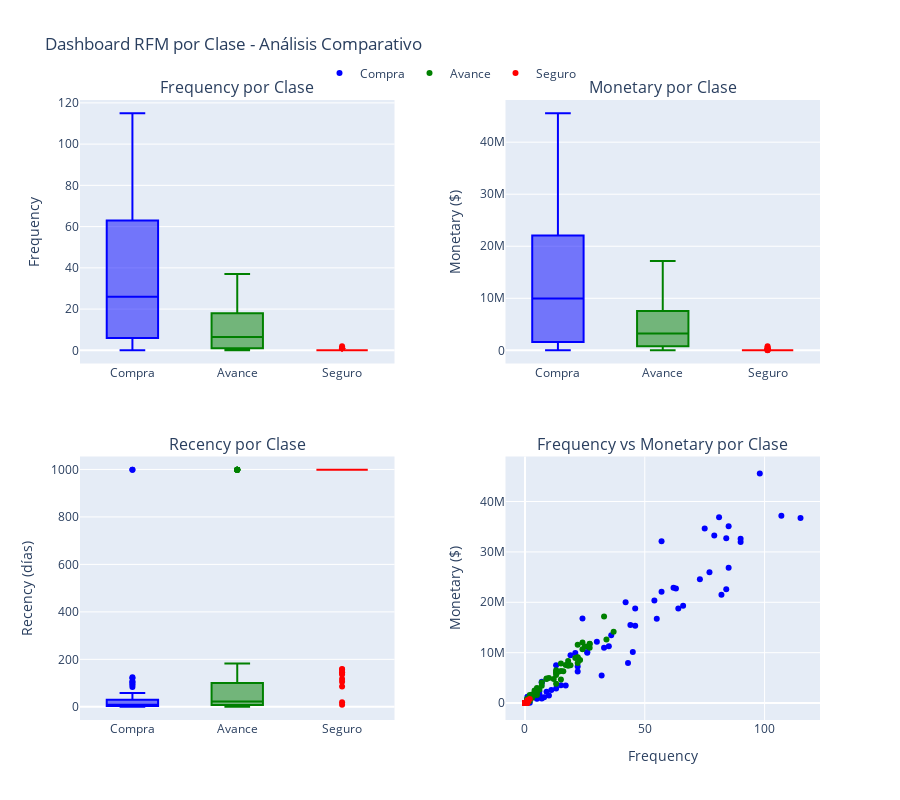

This figure's notebook cell:
### Markdown cell above
También es importante observar el comportamiento de las principales variables a analizar en este modelo. Los histogramas de frecuencias nos muestran un patrón esperado, la mayoría de clientes hacen transacciones con valores bajos y con poca frecuencia, no obstante, la mayoría de clientes registrados en este periodo han realizado transacciones en los últimos 9 días, significa que por lo menos, más de la mitad de usuarios se han mantenido activos en la empresa. También es interesante ver que hay un número relativamente alto (10 de 70) de clientes que realizaron muchas transacciones en estos meses (entre 100 y 119 veces), claramente despuéshay que verificar si han hecho recientemente. Pero eso se puede saber también gracias al gráfico ```RFM - Visión 3D```. Por ejemplo, para encontrar los esos usuarios con más usos y transacciones hace menos días, solo hay que hacer la transformación inversa de la escala logarítmica en el gráfico 3D. Así, si definimos ```logfrequency = ln(1 + frequency)``` podemos determinar a prueba y error, algunos de los clientes que cumplen con esas condiciones:

$$ logfrequency = \ln(1+frequency) $$
$$ e^{logfrequency} = 1+frequency $$
$$ \therefore frequency = e^{logfrequency} - 1 $$

Entonces, el cliente con ```Id_cliente = 122``` cuyo valor ```logfrequency = 4.7``` tiene una frecuencia de aproximadamente 109 usos, y hace 7 días fue su última transacción, de esta forma posible identificar a los clientes con mayor afinidad, estos pueden ser los que no necesitan un descuento, porque parecen ya estar consolidados, quienes nos interesan son los usuarios con características opuestas, por ejemplo, el cliente con ```Id_cliente = 92```

### Code cell
# Crear dashboard comparativo por clase (solo 4 gráficos)
fig = make_subplots(
    rows=2, cols=2,
    subplot_titles=('Frequency por Clase', 'Monetary por Clase', 
                    'Recency por Clase', 'Frequency vs Monetary por Clase'),
    specs=[[{'type': 'box'}, {'type': 'box'}],
           [{'type': 'box'}, {'type': 'scatter'}]],
    vertical_spacing=0.15,
    horizontal_spacing=0.15
)

# 1. Boxplots de Frequency por clase (fila 1, col 1)
for i, clase in enumerate(['compra', 'avance', 'seguro'], 1):
    fig.add_trace(
        go.Box(y=df_rfm[f'{clase}_frequency'], name=clase.capitalize(),
               marker_color=['blue', 'green', 'red'][i-1],
               showlegend=False),
        row=1, col=1
    )

# 2. Boxplots de Monetary por clase (fila 1, col 2)
for i, clase in enumerate(['compra', 'avance', 'seguro'], 1):
    fig.add_trace(
        go.Box(y=df_rfm[f'{clase}_monetary'], name=clase.capitalize(),
               marker_color=['blue', 'green', 'red'][i-1],
               showlegend=False),
        row=1, col=2
    )

# 3. Boxplots de Recency por clase (fila 2, col 1)
for i, clase in enumerate(['compra', 'avance', 'seguro'], 1):
    fig.add_trace(
        go.Box(y=df_rfm[f'{clase}_recency'], name=clase.capitalize(),
               marker_color=['blue', 'green', 'red'][i-1],
               showlegend=False),
        row=2, col=1
    )

# 4. Scatter Frequency vs Monetary por clase (fila 2, col 2)
fig.add_trace(
    go.Scatter(x=df_rfm['compra_frequency'], y=df_rfm['compra_monetary'],
               mode='markers', name='Compra', marker_color='blue',
               text=df_rfm['cliente_id_str'],
               hovertemplate='<b>Cliente: %{text}</b><br>' +
                             'Frequency Compra: %{x}<br>' +
                             'Monetary Compra: $%{y:,.0f}<extra></extra>'),
    row=2, col=2
)
fig.add_trace(
    go.Scatter(x=df_rfm['avance_frequency'], y=df_rfm['avance_monetary'],
               mode='markers', name='Avance', marker_color='green',
               text=df_rfm['cliente_id_str'],
               hovertemplate='<b>Cliente: %{text}</b><br>' +
                             'Frequency Avance: %{x}<br>' +
                             'Monetary Avance: $%{y:,.0f}<extra></extra>'),
    row=2, col=2
)
fig.add_trace(
    go.Scatter(x=df_rfm['seguro_frequency'], y=df_rfm['seguro_monetary'],
               mode='markers', name='Seguro', marker_color='red',
               text=df_rfm['cliente_id_str'],
               hovertemplate='<b>Cliente: %{text}</b><br>' +
                             'Frequency Seguro: %{x}<br>' +
                             'Monetary Seguro: $%{y:,.0f}<extra></extra>'),
    row=2, col=2
)

# Actualizar ejes
fig.update_xaxes(title_text="Frequency", row=2, col=2)

fig.update_yaxes(title_text="Frequency", row=1, col=1)
fig.update_yaxes(title_text="Monetary ($)", row=1, col=2)
fig.update_yaxes(title_text="Recency (días)", row=2, col=1)
fig.update_yaxes(title_text="Monetary ($)", row=2, col=2)

fig.update_layout(
    height=800,
    title_text="Dashboard RFM por Clase - Análisis Comparativo",
    showlegend=True,
    legend=dict(
        orientation="h",
        yanchor="bottom",
        y=1.02,
        xanchor="center",
        x=0.5
    )
)
fig.show()

### Figure 1 — Plotly figure (JSON) as saved in the notebook; plotly's stock layout.template omitted (floating-point values rounded to 4 significant figures)
{"data": [{"marker": {"color": "blue"}, "name": "Compra", "showlegend": false, "type": "box", "xaxis": "x", "y": [0.0, 0.0, 4.0, 1.0, 7.0, 11.0, 1.0, 5.0, 6.0, 2.0, 13.0, 13.0, 15.0, 22.0, 19.0, 17.0, 32.0, 21.0, 36.0, 24.0, 46.0, 46.0, 42.0, 55.0, 44.0, 57.0, 85.0, 84.0, 75.0, 64.0, 77.0, 82.0, 107.0, 115.0, 90.0, 84.0, 90.0, 98.0, 79.0, 81.0, 66.0, 85.0, 54.0, 73.0, 63.0, 62.0, 57.0, 45.0, 35.0, 43.0, 33.0, 30.0, 26.0, 22.0, 9.0, 26.0, 7.0, 5.0, 6.0, 6.0, 10.0, 7.0, 8.0, 1.0, 5.0, 1.0, 5.0, 1.0, 1.0, 1.0], "yaxis": "y"}, {"marker": {"color": "green"}, "name": "Avance", "showlegend": false, "type": "box", "xaxis": "x", "y": [1.0, 2.0, 0.0, 1.0, 0.0, 3.0, 0.0, 0.0, 0.0, 1.0, 5.0, 5.0, 3.0, 1.0, 4.0, 7.0, 6.0, 4.0, 12.0, 7.0, 13.0, 21.0, 13.0, 24.0, 13.0, 15.0, 22.0, 19.0, 22.0, 15.0, 27.0, 33.0, 14.0, 22.0, 27.0, 34.0, 25.0, 22.0, 37.0, 24.0, 27.0, 18.0, 18.0, 16.0, 23.0, 15.0, 13.0, 9.0, 17.0, 10.0, 13.0, 9.0, 3.0, 5.0, 1.0, 4.0, 5.0, 2.0, 2.0, 2.0, 2.0, 1.0, 0.0, 1.0, 0.0, 1.0, 1.0, 1.0, 0.0, 0.0], "yaxis": "y"}, {"marker": {"color": "red"}, "name": "Seguro", "showlegend": false, "type": "box", "xaxis": "x", "y": [0.0, 0.0, 0.0, 0.0, 0.0, 0.0, 0.0, 0.0, 0.0, 0.0, 0.0, 0.0, 0.0, 0.0, 0.0, 0.0, 0.0, 0.0, 0.0, 0.0, 1.0, 0.0, 0.0, 1.0, 0.0, 0.0, 0.0, 1.0, 0.0, 0.0, 0.0, 1.0, 0.0, 0.0, 1.0, 0.0, 0.0, 0.0, 0.0, 0.0, 1.0, 0.0, 0.0, 2.0, 0.0, 0.0, 0.0, 1.0, 1.0, 0.0, 0.0, 0.0, 0.0, 0.0, 0.0, 0.0, 0.0, 0.0, 0.0, 0.0, 1.0, 0.0, 0.0, 0.0, 0.0, 0.0, 0.0, 0.0, 0.0, 0.0], "yaxis": "y"}, {"marker": {"color": "blue"}, "name": "Compra", "showlegend": false, "type": "box", "xaxis": "x2", "y": [0.0, 0.0, 1599000.0, 1273000.0, 4038000.0, 2584000.0, 309300.0, 1360000.0, 1615000.0, 80680.0, 2876000.0, 7513000.0, 3526000.0, 7238000.0, 9490000.0, 3484000.0, 5488000.0, 9937000.0, 13460000.0, 16800000.0, 15360000.0, 18790000.0, 20010000.0, 16710000.0, 15500000.0, 32110000.0, 35080000.0, 32690000.0, 34630000.0, 18760000.0, 25970000.0, 21500000.0, 37170000.0, 36750000.0, 32620000.0, 22590000.0, 31970000.0, 45570000.0, 33280000.0, 36870000.0, 19290000.0, 26830000.0, 20360000.0, 24550000.0, 22730000.0, 22880000.0, 22080000.0, 10120000.0, 11290000.0, 7956000.0, 10960000.0, 12190000.0, 9979000.0, 6244000.0, 2241000.0, 10140000.0, 4221000.0, 1560000.0, 1769000.0, 2344000.0, 1488000.0, 896800.0, 1165000.0, 132900.0, 846900.0, 129600.0, 973200.0, 300000.0, 450200.0, 80000.0], "yaxis": "y2"}, {"marker": {"color": "green"}, "name": "Avance", "showlegend": false, "type": "box", "xaxis": "x2", "y": [500000.0, 400000.0, 0.0, 100000.0, 0.0, 1050000.0, 0.0, 0.0, 0.0, 800000.0, 1625000.0, 3000000.0, 1300000.0, 50000.0, 1950000.0, 3420000.0, 2697000.0, 2480000.0, 4783000.0, 4100000.0, 5570000.0, 8965000.0, 6070000.0, 12000000.0, 6500000.0, 4670000.0, 9040000.0, 7510000.0, 9090000.0, 6344000.0, 11710000.0, 17160000.0, 6220000.0, 11560000.0, 11760000.0, 12610000.0, 11210000.0, 7964000.0, 14140000.0, 10700000.0, 10980000.0, 8336000.0, 7410000.0, 6329000.0, 8566000.0, 7830000.0, 3818000.0, 4900000.0, 7540000.0, 4983000.0, 6000000.0, 4780000.0, 1700000.0, 2615000.0, 600000.0, 1930000.0, 2150000.0, 1600000.0, 900000.0, 900000.0, 900000.0, 800000.0, 0.0, 100000.0, 0.0, 600000.0, 800000.0, 800000.0, 0.0, 0.0], "yaxis": "y2"}, {"marker": {"color": "red"}, "name": "Seguro", "showlegend": false, "type": "box", "xaxis": "x2", "y": [0.0, 0.0, 0.0, 0.0, 0.0, 0.0, 0.0, 0.0, 0.0, 0.0, 0.0, 0.0, 0.0, 0.0, 0.0, 0.0, 0.0, 0.0, 0.0, 0.0, 67900.0, 0.0, 0.0, 209000.0, 0.0, 0.0, 0.0, 67900.0, 0.0, 0.0, 0.0, 248200.0, 0.0, 0.0, 229900.0, 0.0, 0.0, 0.0, 0.0, 0.0, 559000.0, 0.0, 0.0, 807100.0, 0.0, 0.0, 0.0, 209000.0, 15900.0, 0.0, 0.0, 0.0, 0.0, 0.0, 0.0, 0.0, 0.0, 0.0, 0.0, 0.0, 248200.0, 0.0, 0.0, 0.0, 0.0, 0.0, 0.0, 0.0, 0.0, 0.0], "yaxis": "y2"}, {"marker": {"color": "blue"}, "name": "Compra", "showlegend": false, "type": "box", "xaxis": "x3", "y": [999.0, 999.0, 23.0, 52.0, 41.0, 9.0, 125.0, 9.0, 20.0, 106.0, 28.0, 2.0, 35.0, 26.0, 5.0, 33.0, 6.0, 30.0, 11.0, 8.0, 5.0, 0.0, 9.0, 4.0, 3.0, 7.0, 7.0, 2.0, 2.0, 6.0, 10.0, 9.0, 5.0, 4.0, 0.0, 6.0, 1.0, 0.0, 7.0, 3.0, 5.0, 4.0, 8.0, 6.0, 1.0, 6.0, 2.0, 8.0, 2.0, 4.0, 7.0, 26.0, 1.0, 13.0, 2.0, 17.0, 28.0, 26.0, 0.0, 23.0, 24.0, 49.0, 58.0, 106.0, 92.0, 30.0, 37.0, 120.0, 84.0, 97.0], "yaxis": "y3"}, {"marker": {"color": "green"}, "name": "Avance", "showlegend": false, "type": "box", "xaxis": "x3", "y": [27.0, 183.0, 999.0, 52.0, 999.0, 74.0, 999.0, 999.0, 999.0, 76.0, 46.0, 14.0, 71.0, 116.0, 12.0, 37.0, 3.0, 47.0, 8.0, 38.0, 5.0, 6.0, 75.0, 2.0, 3.0, 11.0, 21.0, 11.0, 6.0, 6.0, 7.0, 1.0, 9.0, 18.0, 7.0, 0.0, 3.0, 12.0, 3.0, 19.0, 12.0, 9.0, 17.0, 3.0, 2.0, 16.0, 25.0, 29.0, 11.0, 4.0, 15.0, 34.0, 39.0, 13.0, 136.0, 16.0, 100.0, 7.0, 26.0, 23.0, 159.0, 123.0, 999.0, 106.0, 999.0, 94.0, 181.0, 160.0, 999.0, 999.0], "yaxis": "y3"}, {"marker": {"color": "red"}, "name": "Seguro", "showlegend": false, "type": "box", "xaxis": "x3", "y": [999.0, 999.0, 999.0, 999.0, 999.0, 999.0, 999.0, 999.0, 999.0, 999.0, 999.0, 999.0, 999.0, 999.0, 999.0, 999.0, 999.0, 999.0, 999.0, 999.0, 106.0, 999.0, 999.0, 117.0, 999.0, 999.0, 999.0, 157.0, 999.0, 999.0, 999.0, 19.0, 999.0, 999.0, 146.0, 999.0, 999.0, 999.0, 999.0, 999.0, 136.0, 999.0, 999.0, 9.0, 999.0, 999.0, 999.0, 144.0, 86.0, 999.0, 999.0, 999.0, 999.0, 999.0, 999.0, 999.0, 999.0, 999.0, 999.0, 999.0, 159.0, 999.0, 999.0, 999.0, 999.0, 999.0, 999.0, 999.0, 999.0, 999.0], "yaxis": "y3"}, {"hovertemplate": "<b>Cliente: %{text}</b><br>Frequency Compra: %{x}<br>Monetary Compra: $%{y:,.0f}<extra></extra>", "marker": {"color": "blue"}, "mode": "markers", "name": "Compra", "text": ["91", "92", "94", "95", "96", "97", "98", "99", "100", "101", "102", "103", "104", "105", "106", "107", "108", "109", "110", "111", "112", "113", "114", "115", "116", "117", "118", "119", "120", "121", "122", "123", "124", "125", "126", "127", "128", "129", "130", "131", "132", "133", "134", "135", "136", "137", "138", "139", "140", "141", "142", "143", "144", "145", "146", "147", "148", "149", "150", "151", "152", "153", "154", "155", "156", "157", "158", "159", "162", "165"], "type": "scatter", "x": [0.0, 0.0, 4.0, 1.0, 7.0, 11.0, 1.0, 5.0, 6.0, 2.0, 13.0, 13.0, 15.0, 22.0, 19.0, 17.0, 32.0, 21.0, 36.0, 24.0, 46.0, 46.0, 42.0, 55.0, 44.0, 57.0, 85.0, 84.0, 75.0, 64.0, 77.0, 82.0, 107.0, 115.0, 90.0, 84.0, 90.0, 98.0, 79.0, 81.0, 66.0, 85.0, 54.0, 73.0, 63.0, 62.0, 57.0, 45.0, 35.0, 43.0, 33.0, 30.0, 26.0, 22.0, 9.0, 26.0, 7.0, 5.0, 6.0, 6.0, 10.0, 7.0, 8.0, 1.0, 5.0, 1.0, 5.0, 1.0, 1.0, 1.0], "xaxis": "x4", "y": [0.0, 0.0, 1599000.0, 1273000.0, 4038000.0, 2584000.0, 309300.0, 1360000.0, 1615000.0, 80680.0, 2876000.0, 7513000.0, 3526000.0, 7238000.0, 9490000.0, 3484000.0, 5488000.0, 9937000.0, 13460000.0, 16800000.0, 15360000.0, 18790000.0, 20010000.0, 16710000.0, 15500000.0, 32110000.0, 35080000.0, 32690000.0, 34630000.0, 18760000.0, 25970000.0, 21500000.0, 37170000.0, 36750000.0, 32620000.0, 22590000.0, 31970000.0, 45570000.0, 33280000.0, 36870000.0, 19290000.0, 26830000.0, 20360000.0, 24550000.0, 22730000.0, 22880000.0, 22080000.0, 10120000.0, 11290000.0, 7956000.0, 10960000.0, 12190000.0, 9979000.0, 6244000.0, 2241000.0, 10140000.0, 4221000.0, 1560000.0, 1769000.0, 2344000.0, 1488000.0, 896800.0, 1165000.0, 132900.0, 846900.0, 129600.0, 973200.0, 300000.0, 450200.0, 80000.0], "yaxis": "y4"}, {"hovertemplate": "<b>Cliente: %{text}</b><br>Frequency Avance: %{x}<br>Monetary Avance: $%{y:,.0f}<extra></extra>", "marker": {"color": "green"}, "mode": "markers", "name": "Avance", "text": ["91", "92", "94", "95", "96", "97", "98", "99", "100", "101", "102", "103", "104", "105", "106", "107", "108", "109", "110", "111", "112", "113", "114", "115", "116", "117", "118", "119", "120", "121", "122", "123", "124", "125", "126", "127", "128", "129", "130", "131", "132", "133", "134", "135", "136", "137", "138", "139", "140", "141", "142", "143", "144", "145", "146", "147", "148", "149", "150", "151", "152", "153", "154", "155", "156", "157", "158", "159", "162", "165"], "type": "scatter", "x": [1.0, 2.0, 0.0, 1.0, 0.0, 3.0, 0.0, 0.0, 0.0, 1.0, 5.0, 5.0, 3.0, 1.0, 4.0, 7.0, 6.0, 4.0, 12.0, 7.0, 13.0, 21.0, 13.0, 24.0, 13.0, 15.0, 22.0, 19.0, 22.0, 15.0, 27.0, 33.0, 14.0, 22.0, 27.0, 34.0, 25.0, 22.0, 37.0, 24.0, 27.0, 18.0, 18.0, 16.0, 23.0, 15.0, 13.0, 9.0, 17.0, 10.0, 13.0, 9.0, 3.0, 5.0, 1.0, 4.0, 5.0, 2.0, 2.0, 2.0, 2.0, 1.0, 0.0, 1.0, 0.0, 1.0, 1.0, 1.0, 0.0, 0.0], "xaxis": "x4", "y": [500000.0, 400000.0, 0.0, 100000.0, 0.0, 1050000.0, 0.0, 0.0, 0.0, 800000.0, 1625000.0, 3000000.0, 1300000.0, 50000.0, 1950000.0, 3420000.0, 2697000.0, 2480000.0, 4783000.0, 4100000.0, 5570000.0, 8965000.0, 6070000.0, 12000000.0, 6500000.0, 4670000.0, 9040000.0, 7510000.0, 9090000.0, 6344000.0, 11710000.0, 17160000.0, 6220000.0, 11560000.0, 11760000.0, 12610000.0, 11210000.0, 7964000.0, 14140000.0, 10700000.0, 10980000.0, 8336000.0, 7410000.0, 6329000.0, 8566000.0, 7830000.0, 3818000.0, 4900000.0, 7540000.0, 4983000.0, 6000000.0, 4780000.0, 1700000.0, 2615000.0, 600000.0, 1930000.0, 2150000.0, 1600000.0, 900000.0, 900000.0, 900000.0, 800000.0, 0.0, 100000.0, 0.0, 600000.0, 800000.0, 800000.0, 0.0, 0.0], "yaxis": "y4"}, {"hovertemplate": "<b>Cliente: %{text}</b><br>Frequency Seguro: %{x}<br>Monetary Seguro: $%{y:,.0f}<extra></extra>", "marker": {"color": "red"}, "mode": "markers", "name": "Seguro", "text": ["91", "92", "94", "95", "96", "97", "98", "99", "100", "101", "102", "103", "104", "105", "106", "107", "108", "109", "110", "111", "112", "113", "114", "115", "116", "117", "118", "119", "120", "121", "122", "123", "124", "125", "126", "127", "128", "129", "130", "131", "132", "133", "134", "135", "136", "137", "138", "139", "140", "141", "142", "143", "144", "145", "146", "147", "148", "149", "150", "151", "152", "153", "154", "155", "156", "157", "158", "159", "162", "165"], "type": "scatter", "x": [0.0, 0.0, 0.0, 0.0, 0.0, 0.0, 0.0, 0.0, 0.0, 0.0, 0.0, 0.0, 0.0, 0.0, 0.0, 0.0, 0.0, 0.0, 0.0, 0.0, 1.0, 0.0, 0.0, 1.0, 0.0, 0.0, 0.0, 1.0, 0.0, 0.0, 0.0, 1.0, 0.0, 0.0, 1.0, 0.0, 0.0, 0.0, 0.0, 0.0, 1.0, 0.0, 0.0, 2.0, 0.0, 0.0, 0.0, 1.0, 1.0, 0.0, 0.0, 0.0, 0.0, 0.0, 0.0, 0.0, 0.0, 0.0, 0.0, 0.0, 1.0, 0.0, 0.0, 0.0, 0.0, 0.0, 0.0, 0.0, 0.0, 0.0], "xaxis": "x4", "y": [0.0, 0.0, 0.0, 0.0, 0.0, 0.0, 0.0, 0.0, 0.0, 0.0, 0.0, 0.0, 0.0, 0.0, 0.0, 0.0, 0.0, 0.0, 0.0, 0.0, 67900.0, 0.0, 0.0, 209000.0, 0.0, 0.0, 0.0, 67900.0, 0.0, 0.0, 0.0, 248200.0, 0.0, 0.0, 229900.0, 0.0, 0.0, 0.0, 0.0, 0.0, 559000.0, 0.0, 0.0, 807100.0, 0.0, 0.0, 0.0, 209000.0, 15900.0, 0.0, 0.0, 0.0, 0.0, 0.0, 0.0, 0.0, 0.0, 0.0, 0.0, 0.0, 248200.0, 0.0, 0.0, 0.0, 0.0, 0.0, 0.0, 0.0, 0.0, 0.0], "yaxis": "y4"}], "layout": {"annotations": [{"font": {"size": 16}, "showarrow": false, "text": "Frequency por Clase", "x": 0.2125, "xanchor": "center", "xref": "paper", "y": 1, "yanchor": "bottom", "yref": "paper"}, {"font": {"size": 16}, "showarrow": false, "text": "Monetary por Clase", "x": 0.7875, "xanchor": "center", "xref": "paper", "y": 1, "yanchor": "bottom", "yref": "paper"}, {"font": {"size": 16}, "showarrow": false, "text": "Recency por Clase", "x": 0.2125, "xanchor": "center", "xref": "paper", "y": 0.425, "yanchor": "bottom", "yref": "paper"}, {"font": {"size": 16}, "showarrow": false, "text": "Frequency vs Monetary por Clase", "x": 0.7875, "xanchor": "center", "xref": "paper", "y": 0.425, "yanchor": "bottom", "yref": "paper"}], "height": 800, "legend": {"orientation": "h", "x": 0.5, "xanchor": "center", "y": 1.02, "yanchor": "bottom"}, "showlegend": true, "title": {"text": "Dashboard RFM por Clase - Análisis Comparativo"}, "xaxis": {"anchor": "y", "domain": [0, 0.425]}, "xaxis2": {"anchor": "y2", "domain": [0.575, 1]}, "xaxis3": {"anchor": "y3", "domain": [0, 0.425]}, "xaxis4": {"anchor": "y4", "domain": [0.575, 1], "title": {"text": "Frequency"}}, "yaxis": {"anchor": "x", "domain": [0.575, 1], "title": {"text": "Frequency"}}, "yaxis2": {"anchor": "x2", "domain": [0.575, 1], "title": {"text": "Monetary ($)"}}, "yaxis3": {"anchor": "x3", "domain": [0, 0.425], "title": {"text": "Recency (días)"}}, "yaxis4": {"anchor": "x4", "domain": [0, 0.425], "title": {"text": "Monetary ($)"}}}}
